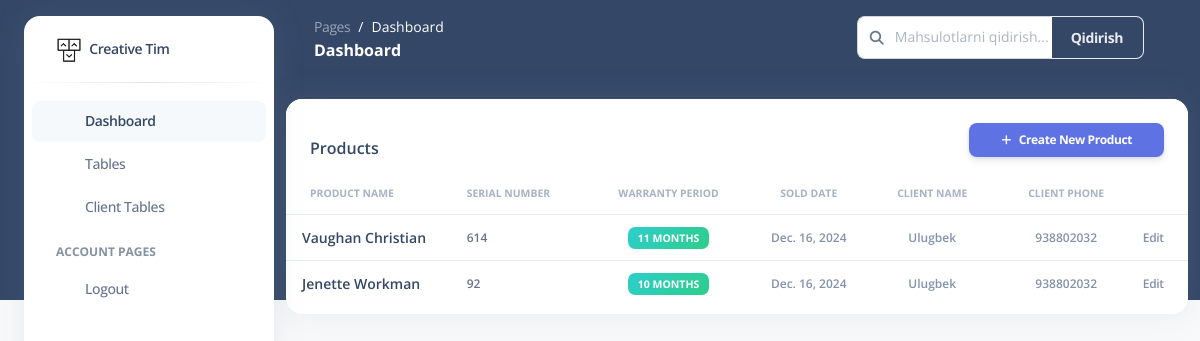
Screenshot of /product/clients/1/ (signed in) with the database file from the repository.
### product/models.py (models this page shows, shortened)
class Product(models.Model):
    name = models.CharField(max_length=100, verbose_name="Product Name")
    is_warranty_active = models.BooleanField(
        default=True,
        verbose_name="Is Warranty Active",
        help_text="Indicates if the product warranty is still valid."
    )
    warranty_period = models.PositiveIntegerField(
        verbose_name="Warranty Period (Months)",
        help_text="Warranty duration in months (must be positive)."
    )
    sold_date = models.DateField(
        default=date.today,
        verbose_name="Date Sold",
        help_text="Date when the product was sold."
    )
    serial_number = models.CharField(
        max_length=50,  # Optimal uzunlik tanlangan
        unique=True,
        verbose_name="Serial Number",
        help_text="Unique identifier for the product."
    )
    client = models.ForeignKey(
        Client,
        on_delete=models.SET_NULL,
        null=True,
        blank=True,
        related_name='products'
    )
    created_at = models.DateTimeField(auto_now_add=True, verbose_name="Created At")
    updated_at = models.DateTimeField(auto_now=True, verbose_name="Last Updated")
    class Meta:
        verbose_name = "Product"
        verbose_name_plural = "Products"
        ordering = ['-created_at']

class Client(models.Model):
    name = models.CharField(max_length=255, verbose_name="Client Name")
    phone = models.CharField(
        max_length=15,
        unique=True,
        verbose_name="Phone Number",
        help_text="Enter the phone number (up to 15 digits)."
    )

### product/views.py (the view)
# urls.py: path('clients/<int:pk>/', views.client_detail, name='client_detail'),
def client_detail(request, pk):
    client = get_object_or_404(Client, pk=pk)
    products = client.products.all()
    paginator = Paginator(products, 10)
    page_number = request.GET.get('page')
    page_obj = paginator.get_page(page_number)
    return render(request, 'pages/client_detail.html', {
        'client': client,
        'page_obj': page_obj,
        'title': f"Client Details: {client.name}"
    })

### templates/pages/client_detail.html
{% extends 'pages/base.html' %}
{% block content %}
<div class="container-fluid py-4">
    <div class="row">
        <div class="col-12">
            <div class="card mb-4">
                <div class="card-header pb-0 d-flex justify-content-between align-items-center">
                    <h6 class="mb-0">Products</h6>
                    <a href="{% url 'product_create' %}" class="btn btn-primary btn-sm">
                        <i class="fas fa-plus me-2"></i>Create New Product
                    </a>
                </div>
                <div class="card-body px-0 pt-0 pb-2">
                    <div class="table-responsive p-0">
                        <table class="table align-items-center mb-0">
                            <thead>
                            <tr>
                                <th class="text-uppercase text-secondary text-xxs font-weight-bolder opacity-7">Product
                                    Name
                                </th>
                                <th class="text-uppercase text-secondary text-xxs font-weight-bolder opacity-7 ps-2">
                                    Serial Number
                                </th>
                                <th class="text-center text-uppercase text-secondary text-xxs font-weight-bolder opacity-7">
                                    Warranty Period
                                </th>
                                <th class="text-center text-uppercase text-secondary text-xxs font-weight-bolder opacity-7">
                                    Sold Date
                                </th>
                                <th class="text-center text-uppercase text-secondary text-xxs font-weight-bolder opacity-7">
                                    Client Name
                                </th>
                                <th class="text-center text-uppercase text-secondary text-xxs font-weight-bolder opacity-7">
                                    Client Phone
                                </th>
                                <th class="text-secondary opacity-7"></th>
                            </tr>
                            </thead>
                            <tbody>
                            {% for product in page_obj %}
                            <tr>
                                <td>
                                    <div class="d-flex px-2 py-1">
                                        <div class="d-flex flex-column justify-content-center">
                                            <h6 class="mb-0 text-sm">{{ product.name }}</h6>
                                        </div>
                                    </div>
                                </td>
                                <td>
                                    <p class="text-xs font-weight-bold mb-0">{{ product.serial_number }}</p>
                                </td>
                                <td class="align-middle text-center text-sm">
                                    <span class="badge badge-sm bg-gradient-success">{{ product.warranty_period }} months</span>
                                </td>
                                <td class="align-middle text-center">
                                    <span class="text-secondary text-xs font-weight-bold">{{ product.sold_date }}</span>
                                </td>
                                <td class="align-middle text-center">
                                    <span class="text-secondary text-xs font-weight-bold">{{ product.client.name }}</span>
                                </td>
                                <td class="align-middle text-center">
                                    <span class="text-secondary text-xs font-weight-bold">{{ product.client.phone }}</span>
                                </td>
                                <td class="align-middle">
                                    <a href="{% url 'product_update' product.id %}"
                                       class="text-secondary font-weight-bold text-xs" data-toggle="tooltip"
                                       data-original-title="Edit product">
                                        Edit
                                    </a>
                                </td>
                            </tr>
                            {% endfor %}
                            </tbody>
                        </table>
                    </div>
                </div>
            </div>
        </div>
    </div>
</div>
{% endblock %}

### rows the page displays
Product: name "Vaughan Christian", serial_number "614", warranty_period "11", sold_date "Dec. 16, 2024", client.name "Ulugbek", client.phone "938802032"
Product: name "Jenette Workman", serial_number "92", warranty_period "10", sold_date "Dec. 16, 2024", client.name "Ulugbek", client.phone "938802032"
